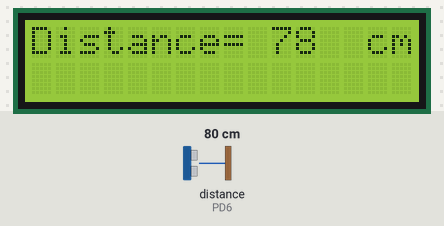
This program was run on a simulated ATmega16, built with avr-gcc and emulated at 8 MHz. On the bench: 16×2 character LCD. Wiring (inferred from the names in the program): ultrasonic range finder: trigger PB5; echo PD6; character LCD (HD44780): RS PB0; R/W PB1; E PB2; data PA0, PA1, PA2, PA3, PA4, PA5, PA6, PA7. Inputs (shaded band) come from the test bench; at power-on: distance to the obstacle (sensor on PD6) 80 cm. The echo pulse lasts 58.3 µs per cm.

Above: at 0.99 s.
1.3 s: distance to the obstacle (sensor on PD6) set to 2 cm
At 2.7 s:
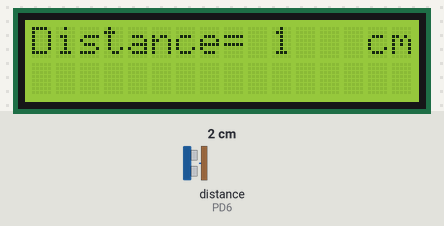
3.0 s: distance to the obstacle (sensor on PD6) set to 60 cm
At 4.1 s:
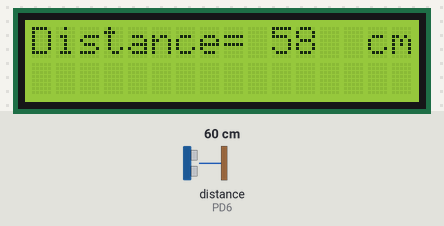
5.0 s: distance to the obstacle (sensor on PD6) set to 299 cm
At 5.66 s:
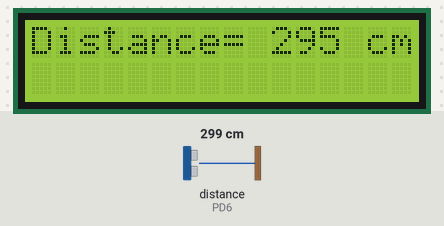
Timing chart, 0 to 8.0 s (numbered marks = the images above; inputs shaded):
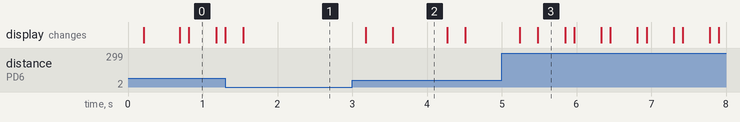

Measured:
- after the input at 1.3 s, the display: changes after 0.24 s (image 1)
- after the input at 3.0 s, the display: first changes after 0.18 s (image 2 shows a later state)
- after the input at 5.0 s, the display: first changes after 0.24 s (image 3 shows a later state)

The program:

main.c
```c
/*-------------------------------------------------------------------------------------------------
File Name : main.c
Author : Mostafa Elsayad
Date Created :
Description : source File for the AVR Ultrasonic Driver
--------------------------------------------------------------------------------------------------*/

#include "ultrasonic.h"
#include "lcd.h"
#include<avr/interrupt.h>
#include<util/delay.h>

int main (void){
    sei();//Global interrupt enable
	/*initialization  */
	LCD_init();
	Ultrasonic_init();
	uint16 distance =0;
	LCD_displayString("Distance=     cm");

	while(1){
		/*read distance */
		distance = Ultrasonic_readDistance();
		LCD_moveCursor(0, 10);
		/*read distance*/
		LCD_integerToString(distance);
		if(distance<100)
			LCD_displayCharacter(' ');
		/*delay between every trigger*/
		_delay_ms(100);
	}
}
```

Ultrasonic.c
```c
/*-------------------------------------------------------------------------------------------------
File Name : Ultrasonic.c
Author : Mostafa Elsayad
Date Created :
Description : source File for the AVR Ultrasonic Driver
--------------------------------------------------------------------------------------------------*/
#include "Ultrasonic.h"
#include "icu.h"
#include <util/delay.h>
/***********************************************GLOBAL VARIABLES***********************************************/
static uint16 g_echo_time =0;
/***********************************************FUNCTIONS DEFINITIONS***********************************************/
/*-------------------------------------------------------------------------------------------------------
Function Name : Ultrasonci_init
Description :
 Initialize the ICU driver as required.
 Setup the ICU call back function.
 Setup the direction for the trigger pin as output pin through the GPIO driver.
Args :
[in]
void
[Return]
void
--------------------------------------------------------------------------------------------------------*/
void Ultrasonic_init(void){
	Icu_ConfigType config={F_CPU_8,RISING};
	/*initialize icu  */
	Icu_init(&config);
	/*call back function */
	Icu_setCallBack(Ultrasonic_edgeProcessing);
	/*set trigger as output pin*/
	GPIO_setupPinDirection(ULTRASONIC_TRIGGER_PORT,ULTRASONIC_TRIGGER_PIN,PIN_OUTPUT);
    /*set echo as input pin */
	GPIO_setupPinDirection(ULTRASONIC_ECHO_PORT,ULTRASONIC_ECHO_PIN,PIN_INPUT);
	/*set trigger logic low*/
	GPIO_writePin(ULTRASONIC_TRIGGER_PORT,ULTRASONIC_TRIGGER_PIN,LOGIC_LOW);
}
/*-------------------------------------------------------------------------------------------------------
Function Name : Ultrasonci_Trigger
Description :send the trigger pulse to ultrasonic
Args :
[in]
void
[Return]
void
--------------------------------------------------------------------------------------------------------*/
void Ultrasonic_Trigger(void){
	/*set trigger logic high*/
	GPIO_writePin(ULTRASONIC_TRIGGER_PORT, ULTRASONIC_TRIGGER_PIN,LOGIC_HIGH);
    /*We need to transmit trigger pulse of at least 10 us to the HC-SR04 Trig Pin*/
	_delay_us(ULTRASONIC_TRIGGER_PULSE);
    /*set trigger logic low after capture pulse*/
    GPIO_writePin(ULTRASONIC_TRIGGER_PORT, ULTRASONIC_TRIGGER_PIN,LOGIC_LOW);
}
/*-------------------------------------------------------------------------------------------------------
Function Name : Ultrasonci_readDistance
Description :
 Send the trigger pulse by using Ultrasonic_Trigger function.
 Start the measurements by the ICU from this moment.
Args :
[in]
void
[Return]
uint16
--------------------------------------------------------------------------------------------------------*/
uint16 Ultrasonic_readDistance(void){
	Ultrasonic_Trigger();
	/*distance =(time*0.017)*/
	return (g_echo_time*0.017);
}
/*-------------------------------------------------------------------------------------------------------
Function Name : Ultrasonci_edgeProcessing
Description :
This is the call back function called by the ICU driver.
This is used to calculate the high time (pulse time) generated by the ultrasonic sensor.
Args :
[in]
void
[Return]
void
--------------------------------------------------------------------------------------------------------*/
void Ultrasonic_edgeProcessing(void){
	static uint8 g_edgeCount = 0;
		g_edgeCount++;
		if(g_edgeCount == 1)
		{
			/*clear timer1*/
			Icu_clearTimerValue();
			/* Detect falling edge */
			Icu_setEdgeDetectionType(FALLING);
		}
		else if(g_edgeCount == 2)
		{

			/* capture the High time value */
			g_echo_time = Icu_getInputCaptureValue();
			/* Detect rising edge */
			Icu_setEdgeDetectionType(RISING);
			g_edgeCount=0;
		}
}
```

Ultrasonic.h
```c
/*-------------------------------------------------------------------------------------------------
File Name : Ultrasonic.h
Author : Mostafa Elsayad
Date Created :
Description : Header File for the AVR Ultrasonic Driver
--------------------------------------------------------------------------------------------------*/


#ifndef ULTRASONIC_H_
#define ULTRASONIC_H_
#include "std_types.h"
#include "gpio.h"
/***********************************************DEFINITIONS***********************************************/
#define ULTRASONIC_TRIGGER_PULSE   10
#define ULTRASONIC_TRIGGER_PORT    PORTB_ID
#define ULTRASONIC_TRIGGER_PIN     PIN5_ID      /*trigger PB5*/
#define ULTRASONIC_ECHO_PORT       PORTD_ID
#define ULTRASONIC_ECHO_PIN        PIN6_ID      /*echo PD6*/
/***********************************************Functions Prototypes***********************************************/
/*-------------------------------------------------------------------------------------------------------
Function Name : Ultrasonci_init
Description :
 Initialize the ICU driver as required.
 Setup the ICU call back function.
 Setup the direction for the trigger pin as output pin through the GPIO driver.
Args :
[in]
void
[Return]
void
--------------------------------------------------------------------------------------------------------*/
void Ultrasonic_init(void);
/*-------------------------------------------------------------------------------------------------------
Function Name : Ultrasonci_Trigger
Description :send the trigger pulse to ultrasonic
Args :
[in]
void
[Return]
void
--------------------------------------------------------------------------------------------------------*/
void Ultrasonic_Trigger(void);
/*-------------------------------------------------------------------------------------------------------
Function Name : Ultrasonci_readDistance
Description :
 Send the trigger pulse by using Ultrasonic_Trigger function.
 Start the measurements by the ICU from this moment.
Args :
[in]
void
[Return]
uint16
--------------------------------------------------------------------------------------------------------*/
uint16 Ultrasonic_readDistance(void);
/*-------------------------------------------------------------------------------------------------------
Function Name : Ultrasonci_edgeProcessing
Description :
This is the call back function called by the ICU driver.
This is used to calculate the high time (pulse time) generated by the ultrasonic sensor.
Args :
[in]
void
[Return]
void
--------------------------------------------------------------------------------------------------------*/
void Ultrasonic_edgeProcessing(void);
#endif /* ULTRASONIC_H_ */
```

icu.c
```c
/*-------------------------------------------------------------------------------------------------
File Name : icu.c
Author : Mostafa Elsayad
Date Created :
Description : source File for the AVR ICU Driver
--------------------------------------------------------------------------------------------------*/
#include "icu.h"
#include "common_macros.h"   /*to use macros */
#include <avr/io.h>          /* to use ICU/Timer1 register*/
#include <avr/interrupt.h>   /* for ICU ISR*/

/***********************************************GLOBAL VARIABLES***********************************************/

/* Global variables to hold the address of the call back function in the application */
static volatile void (*g_callBackPtr)(void) = NULL_PTR;

/***********************************************INTERRUPT SERVICE ROUTINE***********************************************/

ISR(TIMER1_CAPT_vect)
{
	if(g_callBackPtr != NULL_PTR)
	{
		/* Call the Call Back function in the application after the edge is detected */
		(*g_callBackPtr)(); /* another method to call the function using pointer to function g_callBackPtr(); */
	}
}

/***********************************************FUNCTIONS DEFINITIONS***********************************************/

/*-------------------------------------------------------------------------------------------------------
Function Name :  Icu_init
Description : this function used to initialize icu
 *  Set the required clock.
 *  Set the required edge detection.
 *  Enable the Input Capture Interrupt.
 *  Initialize Timer1 Registers
Args :
[in]
const Icu_configType * config_ptr
[out]
void
--------------------------------------------------------------------------------------------------------*/
void Icu_init(const Icu_ConfigType * Config_Ptr){
    /*configure ICP1/PD6 as input pin*/
	DDRD &= ~(1<<PD6);
	/*Timer1 operate in Normal mode
	 * FOC1A =1
	 * FOC1B=1 non_PWM mode*/
	TCCR1A = (1<<FOC1A) | (1<<FOC1B);

	/*insert the required clock value in the first three bits (CS10, CS11 and CS12) of TCCR1B Register*/
	TCCR1B = (TCCR1B & 0xF8)| (Config_Ptr->clock);
	/*Insert the required edge type in ICES1 bit in TCCR1B register*/
	TCCR1B = (TCCR1B & 0xBF)| ((Config_Ptr->edge)<<6);
	 /*initial value for Timer1*/
	TCNT1 =0;
	/*initial value for the input capture register */
	ICR1=0;
	/*Enable the Input Capture interrupt to generate an interrupt when edge is detected on ICP1/PD6 pin*/
    TIMSK = (1<<TICIE1);
}

/*-------------------------------------------------------------------------------------------------------
Function Name :  Icu_setCallBack
Description : Function to set the call back function address
Args :
[in]
void(*a_ptr)(void)
[Return]
void
--------------------------------------------------------------------------------------------------------*/
void Icu_setCallBack(void(*a_ptr)(void)){
	g_callBackPtr = a_ptr;
}

/*-------------------------------------------------------------------------------------------------------
Function Name :  Icu_setEdgeDetectionType
Description :Function to set the required edge detection.
Args :
[in]
const Icu_EdgeType edgeType
[return]
void
--------------------------------------------------------------------------------------------------------*/
void Icu_setEdgeDetectionType(const Icu_EdgeType a_edgeType){
	/*insert the required edge type in ICES1 bit in TCCR1B register*/
	TCCR1B = (TCCR1B & 0xBF) | (a_edgeType<<6);
}

/*-------------------------------------------------------------------------------------------------------
Function Name :  Icu_getInputCaptureValue
Description : Function to get the Timer1 Value when the input is captured
 *              The value stored at Input Capture Register ICR1
Args :
[in]
void
[Return]
void
--------------------------------------------------------------------------------------------------------*/
uint16 Icu_getInputCaptureValue(void){
	return ICR1;
}

/*-------------------------------------------------------------------------------------------------------
Function Name :  Icu_clearTimerValue
Description : this function used to clear Timer1 value to start count from zero
Args :
[in]
void
[out]
void
--------------------------------------------------------------------------------------------------------*/
void Icu_clearTimerValue(void){
	TCNT1 = 0;
}

/*-------------------------------------------------------------------------------------------------------
Function Name :  Icu_Deinit
Description : function to disable Timer1 to stop the Icu driver
Args :
[in]
void
[out]
void
--------------------------------------------------------------------------------------------------------*/
void Icu_DeInit(void){
	/*clear all Timer1 registers */
	TCCR1A =0 ;
	TCCR1B =0;
	TCNT1 =0 ;
	ICR1 =0;
	/*Disable input capture interrupt */
	TIMSK &= ~(1<<TICIE1);
}
```

icu.h
```c
/*-------------------------------------------------------------------------------------------------
File Name : icu.h
Author : Mostafa Elsayad
Date Created :
Description : Header File for the AVR ICU Driver
--------------------------------------------------------------------------------------------------*/

#ifndef ICU_H_
#define ICU_H_
#include "std_types.h"

/***********************************************TYPES DECLARATION***********************************************/
/*-------------------------------------------------------------------------------------------------------
 Enum Name : Icu_Clock
 Enum Description : This Enum is responsible for assign numbers for clock select bit
--------------------------------------------------------------------------------------------------------*/
typedef enum
{
	NO_CLOCK,F_CPU_CLOCK,F_CPU_8,F_CPU_64,F_CPU_256,F_CPU_1024
}Icu_Clock;

/*-------------------------------------------------------------------------------------------------------
 Enum Name : Icu_EdgeType
 Enum Description : This Enum is responsible for detect the edge
--------------------------------------------------------------------------------------------------------*/
typedef enum
{
	FALLING,RISING
}Icu_EdgeType;

/*-------------------------------------------------------------------------------------------------------
 struct Name : Icu_ConfigType
 struct Description : This struct is responsible for assign values for configuration type
--------------------------------------------------------------------------------------------------------*/
typedef struct
{
	Icu_Clock clock;
	Icu_EdgeType edge;
}Icu_ConfigType;

/***********************************************Functions Prototypes***********************************************/

/*-------------------------------------------------------------------------------------------------------
Function Name :  Icu_init
Description : this function used to initialize icu
 *  Set the required clock.
 *  Set the required edge detection.
 *  Enable the Input Capture Interrupt.
 *  Initialize Timer1 Registers
Args :
[in]
const Icu_configType * config_ptr
[out]
void
--------------------------------------------------------------------------------------------------------*/
void Icu_init(const Icu_ConfigType * Config_Ptr);

/*-------------------------------------------------------------------------------------------------------
Function Name :  Icu_setCallBack
Description : Function to set the call back function address
Args :
[in]
void(*a_ptr)(void)
[Return]
void
--------------------------------------------------------------------------------------------------------*/
void Icu_setCallBack(void(*a_ptr)(void));

/*-------------------------------------------------------------------------------------------------------
Function Name :  Icu_setEdgeDetectionType
Description :Function to set the required edge detection.
Args :
[in]
const Icu_EdgeType edgeType
[return]
void
--------------------------------------------------------------------------------------------------------*/
void Icu_setEdgeDetectionType(const Icu_EdgeType a_edgeType);

/*-------------------------------------------------------------------------------------------------------
Function Name :  Icu_getInputCaptureValue
Description : Function to get the Timer1 Value when the input is captured
 *              The value stored at Input Capture Register ICR1
Args :
[in]
void
[Return]
void
--------------------------------------------------------------------------------------------------------*/
uint16 Icu_getInputCaptureValue(void);

/*-------------------------------------------------------------------------------------------------------
Function Name :  Icu_clearTimerValue
Description : this function used to clear Timer1 value to start count from zero
Args :
[in]
void
[out]
void
--------------------------------------------------------------------------------------------------------*/
void Icu_clearTimerValue(void);

/*-------------------------------------------------------------------------------------------------------
Function Name :  Icu_Deinit
Description : function to disable Timer1 to stop the Icu driver
Args :
[in]
void
[out]
void
--------------------------------------------------------------------------------------------------------*/
void Icu_DeInit(void);
#endif /* ICU_H_ */
```

common_macros.h
```c
/*-------------------------------------------------------------------------------------------------
File Name : common macros
Author : Mostafa Elsayad
Date Created :
Description : Commonly used macros
--------------------------------------------------------------------------------------------------*/
#ifndef COMMON_MACROS_H_
#define COMMON_MACROS_H_
/* Set a certain bit in any register */
#define SET_BIT(REG,BIT) (REG|=(1<<BIT))

/* Clear a certain bit in any register */
#define CLEAR_BIT(REG,BIT) (REG&=(~(1<<BIT)))

/* Toggle a certain bit in any register */
#define TOGGLE_BIT(REG,BIT) (REG^=(1<<BIT))

/* Rotate right the register value with specific number of rotates */
#define ROR(REG,num) ( REG= (REG>>num) | (REG<<(8-num)) )

/* Rotate left the register value with specific number of rotates */
#define ROL(REG,num) ( REG= (REG<<num) | (REG>>(8-num)) )

/* Check if a specific bit is set in any register and return true if yes */
#define BIT_IS_SET(REG,BIT) ( REG & (1<<BIT) )

/* Check if a specific bit is cleared in any register and return true if yes */
#define BIT_IS_CLEAR(REG,BIT) ( !(REG & (1<<BIT)) )

#endif /* COMMON_MACROS_H_ */
```

Source omitted: lcd.c (10065 bytes), lcd.h (5230 bytes), gpio.c (9083 bytes), gpio.h (6093 bytes), std_types.h (1390 bytes)
